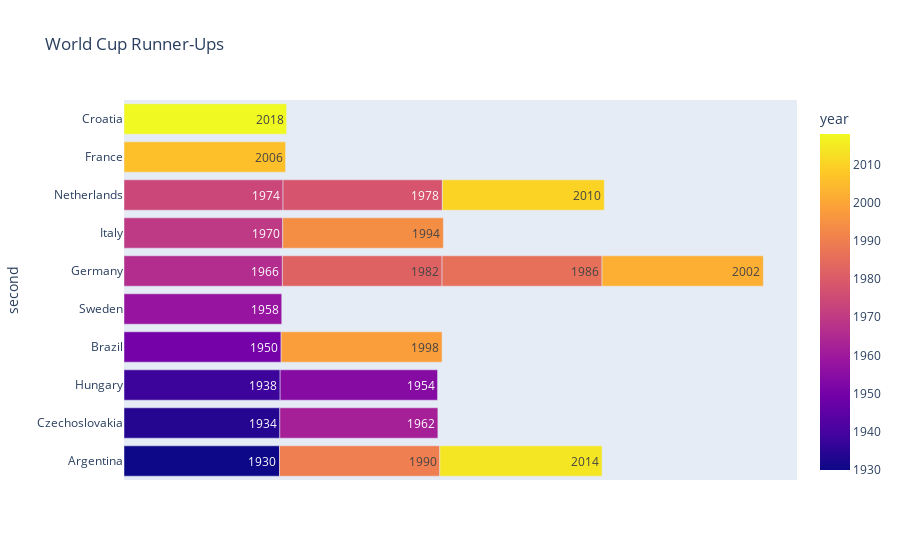

Notebook cell for this chart:
### Code cell
fig = px.bar(wc_df,x='year',y='second',text_auto=True,title='World Cup Runner-Ups',color='year')
fig.update_xaxes(showgrid=False, visible=False)

fig.show()

### Figure 1 — Plotly figure (JSON) as saved in the notebook; plotly's stock layout.template omitted (floating-point values rounded to 4 significant figures)
{"data": [{"alignmentgroup": "True", "hovertemplate": "year=%{marker.color}<br>second=%{y}<extra></extra>", "legendgroup": "", "marker": {"color": [1930, 1934, 1938, 1950, 1954, 1958, 1962, 1966, 1970, 1974, 1978, 1982, 1986, 1990, 1994, 1998, 2002, 2006, 2010, 2014, 2018], "coloraxis": "coloraxis", "pattern": {"shape": ""}}, "name": "", "offsetgroup": "", "orientation": "h", "showlegend": false, "textposition": "auto", "texttemplate": "%{x}", "type": "bar", "x": [1930, 1934, 1938, 1950, 1954, 1958, 1962, 1966, 1970, 1974, 1978, 1982, 1986, 1990, 1994, 1998, 2002, 2006, 2010, 2014, 2018], "xaxis": "x", "y": ["Argentina", "Czechoslovakia", "Hungary", "Brazil", "Hungary", "Sweden", "Czechoslovakia", "Germany", "Italy", "Netherlands", "Netherlands", "Germany", "Germany", "Argentina", "Italy", "Brazil", "Germany", "France", "Netherlands", "Argentina", "Croatia"], "yaxis": "y"}], "layout": {"barmode": "relative", "coloraxis": {"colorbar": {"title": {"text": "year"}}, "colorscale": [[0, "#0d0887"], [0.1111, "#46039f"], [0.2222, "#7201a8"], [0.3333, "#9c179e"], [0.4444, "#bd3786"], [0.5556, "#d8576b"], [0.6667, "#ed7953"], [0.7778, "#fb9f3a"], [0.8889, "#fdca26"], [1, "#f0f921"]]}, "legend": {"tracegroupgap": 0}, "title": {"text": "World Cup Runner-Ups"}, "xaxis": {"anchor": "y", "domain": [0, 1], "showgrid": false, "title": {"text": "year"}, "visible": false}, "yaxis": {"anchor": "x", "domain": [0, 1], "title": {"text": "second"}}}}
